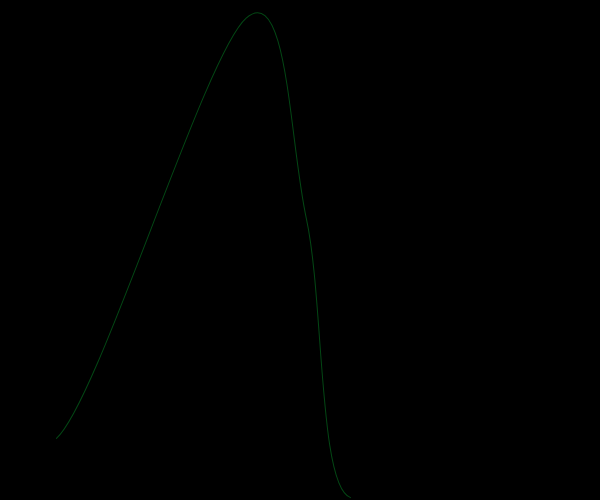
Frame 1 (no input)
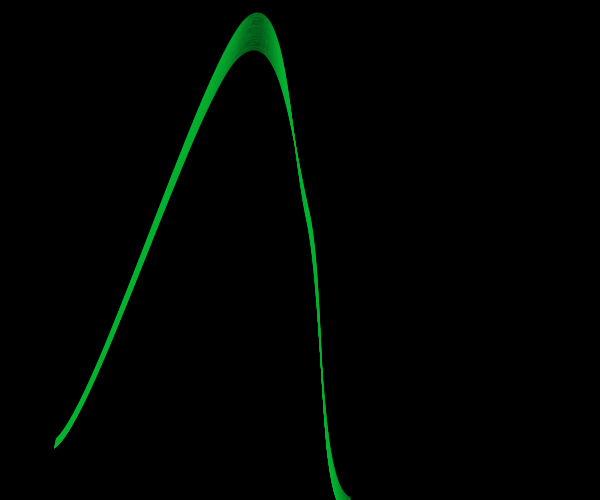
Frame 60 (no input)
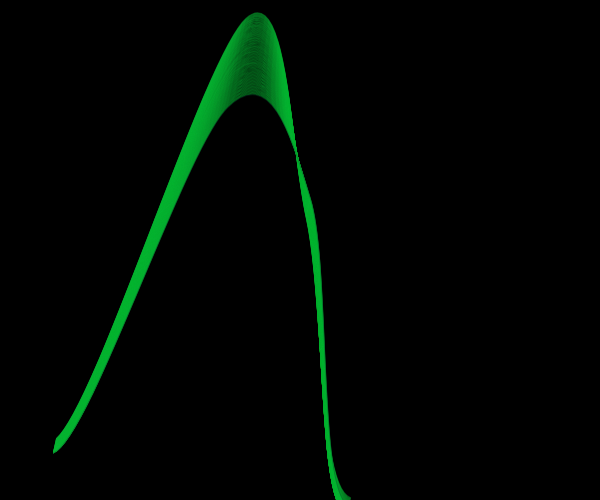
Frame 120 (the mouse pressed at the canvas centre since frame 60)

The p5.js sketch that drew these frames (run headless with seeded random() and noise() and a simulated clock; from frame 60 on, the mouse is pressed at the canvas centre):

// p5.js sketch
// ── sketch.js
let t = 0.0;
let strokeCounter = [1];
let randomRed = [];
let randomGreen = [];
let randomAlpha = [];
let points = [
  {
    a: Math.random() * 10,
    b: Math.random() * 10,
    c: Math.random() * 10,
    //inner
    d: 10.15,
    e: 1.5,
    f: 2.5,
    g: 1,
    h: 10,
  },
]

function setup() {
  createCanvas(windowWidth/2, windowHeight/2);
  background('black');
}

function draw() {
  translate(width / 2, height / 2);
  noFill();

if (frameCount % 120 == 0 || frameCount === 1) { // Change colors every 120 frames (approximately every 2 seconds at 60 FPS)
    randomRed = [];
    randomGreen = [];
    randomAlpha = [];
    for (let i = 0; i < 3; i++) {
        randomRed.push(random(0, 255));
        randomGreen.push(random(0, 250));
        randomAlpha.push(100);
    }
}

  for (let i = 0; i < points.length; i++) {
    beginShape();
    rotate(t * i + 0.5 / 2.434);
    strokeWeight(strokeCounter[i]);
    stroke(10*strokeCounter[i], randomRed[i], randomGreen[i], randomAlpha[i]);
  
    // if (strokeCounter[i] >= 10) {
    //   strokeCounter[i] = 10;
    //   //background('black');
    // }
    // else
    //   strokeCounter[i] += 0.1;
    for (let x = -width / 2; x < width / 2; x += 100) {
      let y = (sin(points[i].a * x + t + points[i].b + points[i].c * sin(points[i].d * x + points[i].e * t + points[i].f) * points[i].g) * points[i].h) ** 3/4;
      curveVertex(x, y);
    }
    endShape();
  }

  t += 0.002;
}
